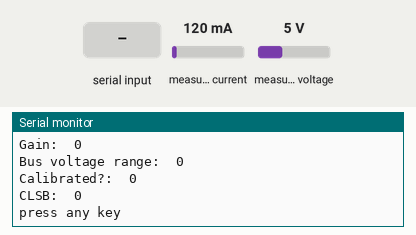
The sketch below on a simulated Arduino Uno, built for the host (arithmetic inside an expression is 32-bit, double 64-bit). Shown: the last lines printed to the serial monitor. Inputs (shaded band) come from the test bench; at power-on: measured current 120 mA, measured voltage 5 V.

Above: at 2.8 s.
2.9 s: "1" received over Serial
At 5.2 s:
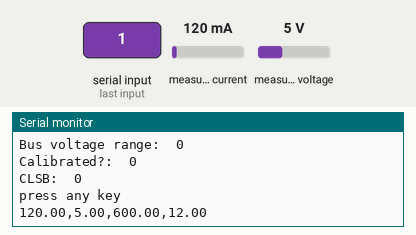
5.9 s: measured current set to 40 mA
At 6.8 s:
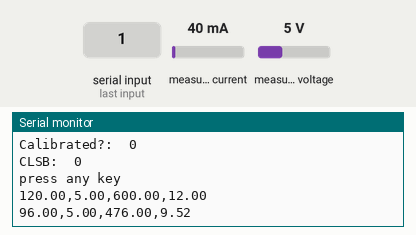
7.4 s: measured voltage set to 0.3 V
At 8.7 s:
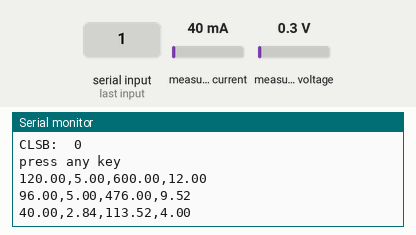
8.9 s: measured current set to 500 mA
At 11.1 s:
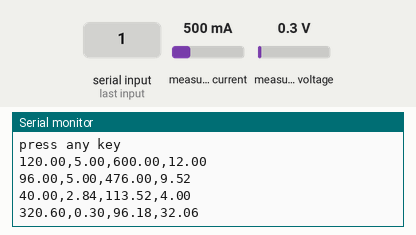
Timing chart, 0 to 11.4 s (numbered marks = the images above; inputs shaded):
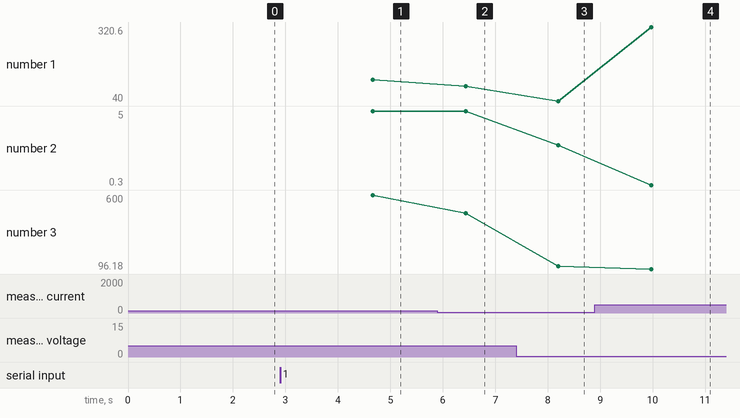

The sketch:

L01.ino
```cpp
#include <Wire.h>
#include <INA219.h>
INA219 ina219 (0x40);

//Instrucciones: Una vez subido, correr el monitor serial y presionar Enter para iniciar la medición, en caso de que no inicie automáticamente.
// Usar libreria INA219 (programada por Rob Tillart), de la lista de librerías.

void setup() {
  Serial.begin(115200);
  Wire.begin();
  delay(2000);
  if (!ina219.begin()) {
    Serial.println("INA219 not found");
    while (1){ delay(10); }}
  Serial.println("INA219 initialized");
  //Here we can set max current shunt value to calibrate the Calibration Register (8.5.1)
  ina219.setMaxCurrentShunt(1, 0.1);    //  adjust if needed
  Serial.print("Shunt value:\t");
  Serial.println(ina219.getShunt(), 4);
  Serial.print("Max current:\t");
  Serial.println(ina219.getMaxCurrent(), 4);
  //Set gain based on desired range
  ina219.setGain(1);
  Serial.print("Gain:\t");
  Serial.println(ina219.getGain());
  //Set bus voltage range
  Serial.print("Bus voltage range:\t");
  ina219.setBusVoltageRange(16);
  Serial.println(ina219.getBusVoltageRange());

  Serial.print("Calibrated?:\t");
  Serial.println(ina219.isCalibrated());
  Serial.print("CLSB:\t");
  Serial.println(ina219.getCurrentLSB());
  Serial.println("press any key");
  while (!Serial.available()) {
  }
}

float curre = 0;
float volta = 0;
float power = 0;
float shunt = 0;
int counter = 0;
// Here we set the oversampling
int samples = 100;
int delayTime = 1000/samples;

void loop() {
  counter++;
  curre += ina219.getCurrent_mA();
  volta += ina219.getBusVoltage();
  power += ina219.getPower_mW();
  shunt += ina219.getShuntVoltage_mV();
  if (counter >= samples) {
    Serial.print(curre/samples);
    Serial.print(",");
    Serial.print(volta/samples);
    Serial.print(",");
    Serial.print(power/samples);
    Serial.print(",");
    Serial.println(shunt/samples);
    counter = 0;
    curre = 0;
    volta = 0;
    power = 0;
    shunt = 0;
  }
  delay(delayTime);
}
```

Measured:
- after the input at 2.9 s, the serial monitor: prints a new line after 1.8 s (image 1)
- after the input at 5.9 s, the serial monitor: prints a new line after 0.53 s (image 2)
- after the input at 7.4 s, the serial monitor: prints a new line after 0.81 s (image 3)
- after the input at 8.9 s, the serial monitor: prints a new line after 1.1 s (image 4)
- plotted number 1: 120 → 96 after the input at 5.9 s, 40 → 320.6 after the input at 8.9 s
- plotted number 2: 5 → 2.84 after the input at 7.4 s
- plotted number 3: 600 → 476 after the input at 5.9 s, 476 → 113.52 after the input at 7.4 s, 113.52 → 96.18 after the input at 8.9 s
